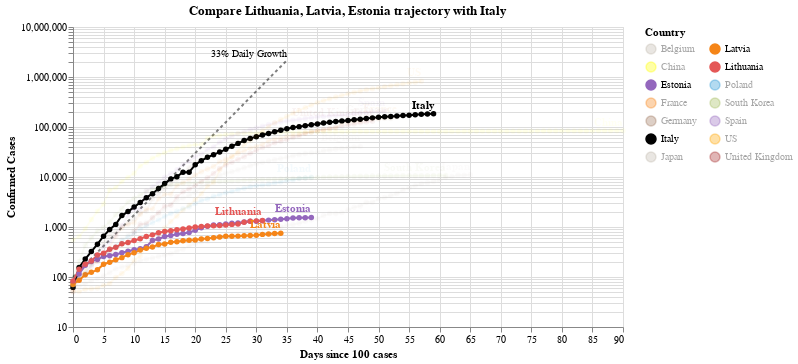

The notebook cell this image was saved under:
### Code cell
#hide_input
chart3 = make_since_chart(['Lithuania', 'Latvia', 'Estonia'])
chart3

### Figure 1 — Vega-Lite specification as saved in the notebook (floating-point values rounded to 4 significant figures; data arrays with more than 128 entries replaced by an {"elided": "..."} marker saying what was removed)
{"config": {"view": {"continuousWidth": 400, "continuousHeight": 300}}, "layer": [{"mark": {"type": "line", "color": "black", "opacity": 0.5, "strokeDash": [3, 3]}, "encoding": {"x": {"type": "quantitative", "field": "Days since 100 cases"}, "y": {"type": "quantitative", "field": "Confirmed Cases"}}}, {"mark": {"type": "text", "align": "right", "dy": -6, "fontSize": 10, "text": "33% Daily Growth"}, "encoding": {"x": {"type": "quantitative", "field": "Days since 100 cases"}, "y": {"type": "quantitative", "field": "Confirmed Cases"}}, "transform": [{"filter": "(datum['Days since 100 cases'] >= 35)"}]}, {"data": {"name": "data-a51d55a74321f2f9f1b4220d6a713abf"}, "mark": {"type": "line", "point": true}, "encoding": {"color": {"type": "nominal", "field": "Country", "legend": {"columns": 2}, "scale": {"domain": ["Belgium", "China", "Estonia", "France", "Germany", "Italy", "Japan", "Latvia", "Lithuania", "Poland", "South Korea", "Spain", "US", "United Kingdom"], "range": ["#C1B7AD", "yellow", "#9467bd", "#F58518", "#9D755D", "black", "#C1B7AD", "#F58518", "#E45756", "#2495D3", "#A1BA59", "#9467bd", "orange", "brown"]}}, "opacity": {"condition": {"value": 1, "selection": "selector002"}, "value": 0.05}, "tooltip": [{"type": "nominal", "field": "Country"}, {"type": "temporal", "field": "Date"}, {"type": "quantitative", "field": "Confirmed Cases"}, {"type": "quantitative", "field": "Days since 100 cases"}], "x": {"type": "quantitative", "field": "Days since 100 cases"}, "y": {"type": "quantitative", "field": "Confirmed Cases", "scale": {"type": "log"}}}, "selection": {"selector002": {"type": "multi", "fields": ["Country"], "bind": "legend", "init": [{"Country": "Lithuania"}, {"Country": "Latvia"}, {"Country": "Estonia"}, {"Country": "Italy"}]}}, "width": 550}, {"data": {"name": "data-a51d55a74321f2f9f1b4220d6a713abf"}, "mark": {"type": "text", "align": "right", "dy": -8, "fontWeight": "bold"}, "encoding": {"color": {"type": "nominal", "field": "Country", "legend": {"columns": 2}, "scale": {"domain": ["Belgium", "China", "Estonia", "France", "Germany", "Italy", "Japan", "Latvia", "Lithuania", "Poland", "South Korea", "Spain", "US", "United Kingdom"], "range": ["#C1B7AD", "yellow", "#9467bd", "#F58518", "#9D755D", "black", "#C1B7AD", "#F58518", "#E45756", "#2495D3", "#A1BA59", "#9467bd", "orange", "brown"]}}, "opacity": {"condition": {"value": 1, "selection": "selector002"}, "value": 0.05}, "text": {"type": "nominal", "field": "Country"}, "tooltip": [{"type": "nominal", "field": "Country"}, {"type": "temporal", "field": "Date"}, {"type": "quantitative", "field": "Confirmed Cases"}, {"type": "quantitative", "field": "Days since 100 cases"}], "x": {"type": "quantitative", "field": "Days since 100 cases"}, "y": {"type": "quantitative", "field": "Confirmed Cases", "scale": {"type": "log"}}}, "transform": [{"filter": "(datum['Date'] >= 1587427200000)"}], "width": 550}], "data": {"name": "data-c1a3bbf4dd040f2e7e8e7a69520e3c2a"}, "title": "Compare Lithuania, Latvia, Estonia trajectory with Italy", "$schema": "https://vega.github.io/schema/vega-lite/v4.0.2.json", "datasets": {"data-c1a3bbf4dd040f2e7e8e7a69520e3c2a": [{"Days since 100 cases": 0, "Confirmed Cases": 100.0}, {"Days since 100 cases": 1, "Confirmed Cases": 133.0}, {"Days since 100 cases": 2, "Confirmed Cases": 176.9}, {"Days since 100 cases": 3, "Confirmed Cases": 235.3}, {"Days since 100 cases": 4, "Confirmed Cases": 312.9}, {"Days since 100 cases": 5, "Confirmed Cases": 416.2}, {"Days since 100 cases": 6, "Confirmed Cases": 553.5}, {"Days since 100 cases": 7, "Confirmed Cases": 736.1}, {"Days since 100 cases": 8, "Confirmed Cases": 979.1}, {"Days since 100 cases": 9, "Confirmed Cases": 1302.0}, {"Days since 100 cases": 10, "Confirmed Cases": 1732.0}, {"Days since 100 cases": 11, "Confirmed Cases": 2303.0}, {"Days since 100 cases": 12, "Confirmed Cases": 3064.0}, {"Days since 100 cases": 13, "Confirmed Cases": 4074.0}, {"Days since 100 cases": 14, "Confirmed Cases": 5419.0}, {"Days since 100 cases": 15, "Confirmed Cases": 7207.0}, {"Days since 100 cases": 16, "Confirmed Cases": 9586.0}, {"Days since 100 cases": 17, "Confirmed Cases": 12750.0}, {"Days since 100 cases": 18, "Confirmed Cases": 16960.0}, {"Days since 100 cases": 19, "Confirmed Cases": 22550.0}, {"Days since 100 cases": 20, "Confirmed Cases": 29990.0}, {"Days since 100 cases": 21, "Confirmed Cases": 39890.0}, {"Days since 100 cases": 22, "Confirmed Cases": 53060.0}, {"Days since 100 cases": 23, "Confirmed Cases": 70560.0}, {"Days since 100 cases": 24, "Confirmed Cases": 93850.0}, {"Days since 100 cases": 25, "Confirmed Cases": 124800.0}, {"Days since 100 cases": 26, "Confirmed Cases": 166000.0}, {"Days since 100 cases": 27, "Confirmed Cases": 220800.0}, {"Days since 100 cases": 28, "Confirmed Cases": 293700.0}, {"Days since 100 cases": 29, "Confirmed Cases": 390600.0}, {"Days since 100 cases": 30, "Confirmed Cases": 519500.0}, {"Days since 100 cases": 31, "Confirmed Cases": 690900.0}, {"Days since 100 cases": 32, "Confirmed Cases": 918900.0}, {"Days since 100 cases": 33, "Confirmed Cases": 1222000.0}, {"Days since 100 cases": 34, "Confirmed Cases": 1625000.0}, {"Days since 100 cases": 35, "Confirmed Cases": 2162000.0}], "data-a51d55a74321f2f9f1b4220d6a713abf": {"elided": "741 records"}}}
